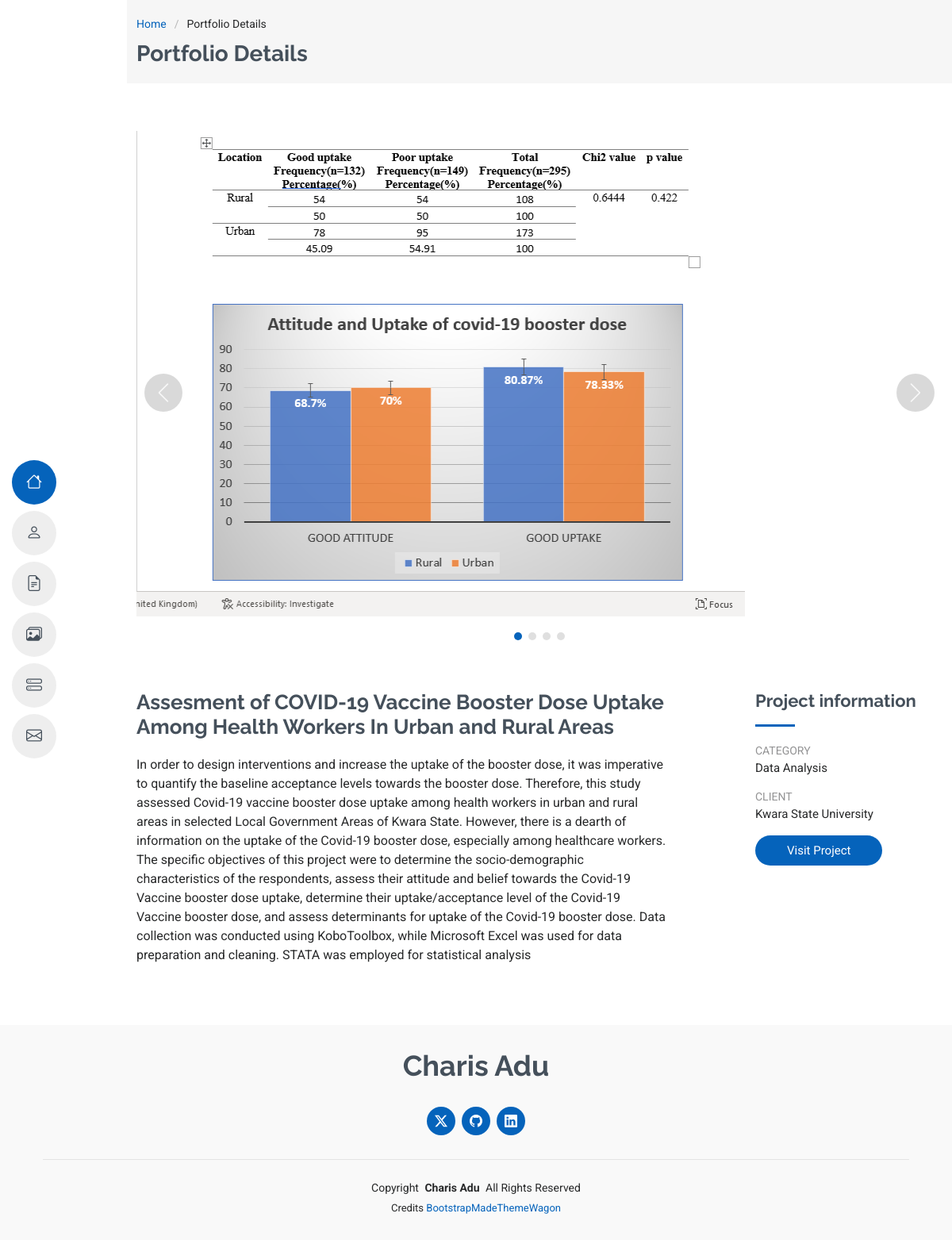
Screenshot of /project/2 with the database file from the repository.
### portfolio/models.py (models this page shows)
class Project(models.Model):
    title = models.CharField(max_length=100)
    description = models.TextField()
    category = models.CharField(max_length=20)
    project_url = models.CharField(max_length=100, null=True, blank=True)
    client = models.CharField(max_length=100, blank=True)
    image1 = models.CharField(max_length=100, blank=True)
    image2 = models.CharField(max_length=100, blank=True)
    image3 = models.CharField(max_length=100, blank=True)
    image4 = models.CharField(max_length=100, blank=True)
    def __str__(self):
        return self.title

### portfolio/views.py (the view)
# urls.py: path('project/<int:id>', views.project, name='project'),
def project(request, id):
    project = Project.objects.get(id=id)
    print(project)
    return render(request, 'portfolio/project-details.html', {'project': project})

### portfolio/templates/portfolio/project-details.html (shortened to what this page needs)
{% extends 'portfolio/layout.html' %}
{% load static %}
{% block content %}
  <div class="page-title" data-aos="fade">
    <div class="container">
      <nav class="breadcrumbs">
        <ol>
            <li><a href="{% url 'home' %}">Home</a></li>
          <li class="current">Portfolio Details</li>
        </ol>
      </nav>
      <h1>Portfolio Details</h1>
    </div>
  </div>
  <section id="portfolio-details" class="portfolio-details section">
    <div class="container" data-aos="fade-up">
      <div class="portfolio-details-slider swiper init-swiper">
        <div class="swiper-wrapper align-items-center">
          <div class="swiper-slide">
            <img src="{{ project.image1 }}" alt="">
          </div>
        </div>
        <div class="swiper-button-prev"></div>
        <div class="swiper-button-next"></div>
        <div class="swiper-pagination"></div>
      </div>
      <div class="row justify-content-between gy-4 mt-4">
        <div class="col-lg-8" data-aos="fade-up">
          <div class="portfolio-description">
            <h2>{{ project.title }}</h2>
            <p>
              {{ project.description|safe }}
            </p>
          </div>
        </div>
        <div class="col-lg-3" data-aos="fade-up" data-aos-delay="100">
          <div class="portfolio-info">
            <h3>Project information</h3>
            <ul>
              <li><strong>Category</strong> {{ project.category }}</li>
              <li><strong>Client</strong> {{ project.client }}</li>
              <li><a href="{{ project.project_url }}" target="_blank" class="btn-visit align-self-start">Visit Project</a></li>
            </ul>
          </div>
        </div>
      </div>
    </div>
  </section>
{% endblock %}

### portfolio/static/portfolio/main.css (style rules this page uses)
:root { --default-font: "Roboto", system-ui, -apple-system, "Segoe UI", Roboto, "Helvetica Neue", Arial, "Noto Sans", "Liberation Sans", sans-serif, "Apple Color Emoji", "Segoe UI Emoji", "Segoe UI Symbol", "Noto Color Emoji"; --heading-font: "Raleway", sans-serif; --nav-font: "Poppins", sans-serif; }
:root { --background-color: #ffffff; --default-color: #272829; --heading-color: #45505b; --accent-color: #0563bb; --surface-color: #ffffff; --contrast-color: #ffffff; }
:root { --nav-color: #45505b; --nav-hover-color: #0563bb; --nav-mobile-background-color: #ffffff; --nav-dropdown-background-color: #ffffff; --nav-dropdown-color: #212529; --nav-dropdown-hover-color: #0563bb; }
:root { scroll-behavior: smooth; }
body { color: var(--default-color); background-color: var(--background-color); font-family: var(--default-font); }
a { color: var(--accent-color); text-decoration: none; transition: 0.3s; }
h1, h2, h3, h4, h5, h6 { color: var(--heading-color); font-family: var(--heading-font); }
.page-title { --background-color: color-mix(in srgb, var(--default-color), transparent 96%); color: var(--default-color); background-color: var(--background-color); padding: 20px 0; position: relative; }
.page-title h1 { font-size: 28px; font-weight: 700; margin: 0; }
.page-title .breadcrumbs ol { display: flex; flex-wrap: wrap; list-style: none; padding: 0 0 10px 0; margin: 0; font-size: 14px; font-weight: 400; }
.page-title .breadcrumbs ol li+li { padding-left: 10px; }
.page-title .breadcrumbs ol li+li::before { content: "/"; display: inline-block; padding-right: 10px; color: color-mix(in srgb, var(--default-color), transparent 70%); }
section, .section { color: var(--default-color); background-color: var(--background-color); padding: 60px 0; overflow: clip; }
.portfolio-details .swiper-wrapper { height: auto; }
.portfolio-details .swiper-button-prev, .portfolio-details .swiper-button-next { width: 48px; height: 48px; }
.portfolio-details .swiper-button-prev:after, .portfolio-details .swiper-button-next:after { color: rgba(255, 255, 255, 0.8); background-color: rgba(0, 0, 0, 0.15); font-size: 24px; border-radius: 50%; width: 48px; height: 48px; display: flex; align-items: center; justify-content: center; transition: 0.3s; }
.portfolio-details .swiper-pagination { margin-top: 20px; position: relative; }
.portfolio-details .portfolio-info h3 { font-size: 22px; font-weight: 700; margin-bottom: 20px; padding-bottom: 20px; position: relative; }
.portfolio-details .portfolio-info h3:after { content: ""; position: absolute; display: block; width: 50px; height: 3px; background: var(--accent-color); left: 0; bottom: 0; }
.portfolio-details .portfolio-info ul { list-style: none; padding: 0; font-size: 15px; }
.portfolio-details .portfolio-info ul li { display: flex; flex-direction: column; padding-bottom: 15px; }
.portfolio-details .portfolio-info ul strong { text-transform: uppercase; font-weight: 400; color: color-mix(in srgb, var(--default-color), transparent 50%); font-size: 14px; }
.portfolio-details .portfolio-info .btn-visit { padding: 8px 40px; background: var(--accent-color); color: var(--contrast-color); border-radius: 50px; transition: 0.3s; }
.portfolio-details .portfolio-description h2 { font-size: 26px; font-weight: 700; margin-bottom: 20px; }
.portfolio-details .portfolio-description p { padding: 0; }

### rows the page displays
Project: image1 (picture), title "Assesment of COVID-19 Vaccine Booster Dose Uptake Among Health Workers In Urban and Rural Areas", description "In order to design interventions and increase the uptake of the booster dose, it was imperative to quantify the baseline acceptance levels towards the booster dose. Therefore, this study assessed Covid-19 vaccine booster dose uptake among health workers in urban and rural areas in selected Local Government Areas of Kwara State. However, there is a dearth of information on the uptake of the Covid-19 booster dose, especially among healthcare workers. The specific objectives of this project were to determine the socio-demographic characteristics of the respondents, assess their attitude and belief towards the Covid-19 Vaccine booster dose uptake, determine their uptake/acceptance level of the…", category "Data Analysis", client "Kwara State University"
